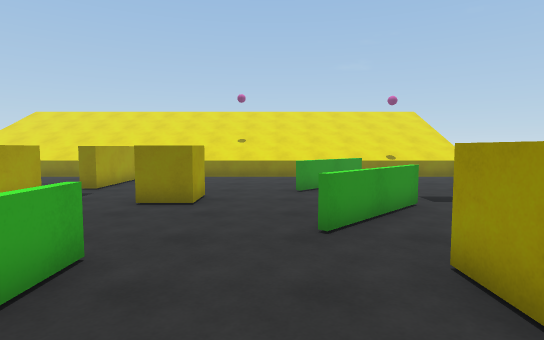
[1] (above)

22 first-person views from a walk through a 3-D level made in the Unity game engine. The camera is 1.5 m above the floor, tilts 4° down and sees 80° across. The floor is counted in squares, 1 m on a side. Each view is taken from the middle of a square. On the plan, view 1 faces up. The plan holds only what a view shows up to about 15 squares ahead; the rest is blank. The place goes on beyond the plan. The player character is not drawn.

[2]
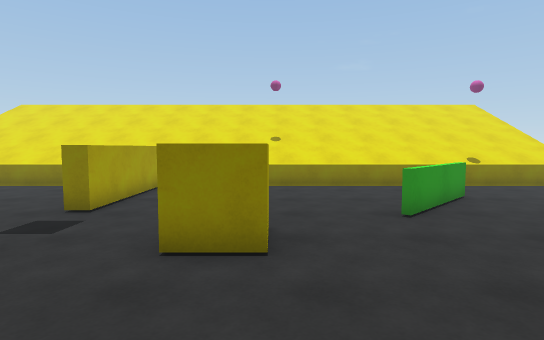

[3]
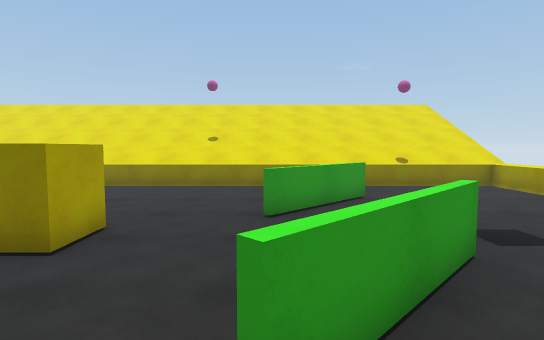

[4]
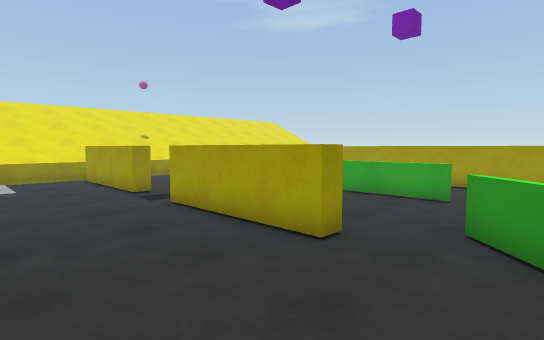

[5]
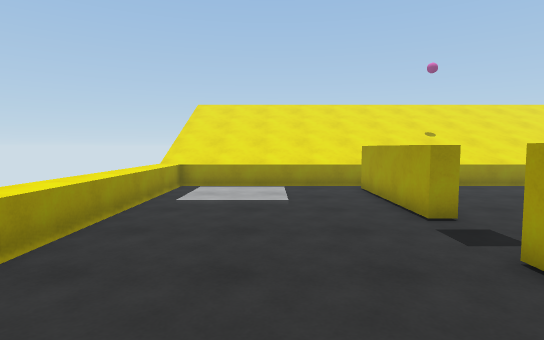

[6]
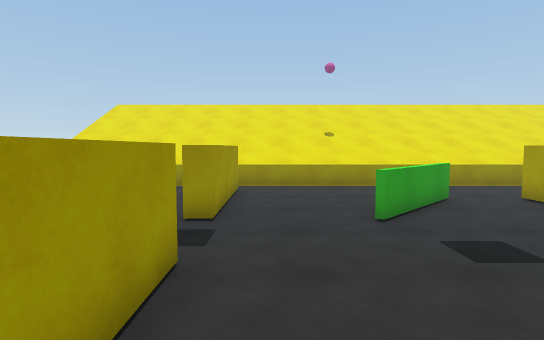

[7]
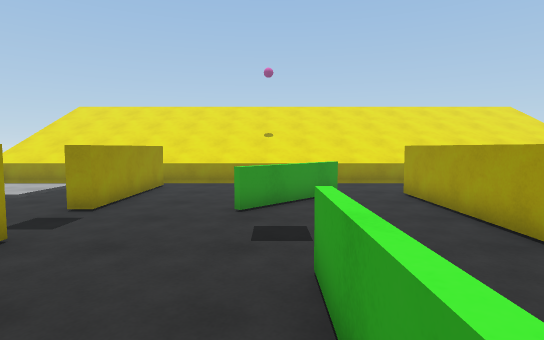

[8]
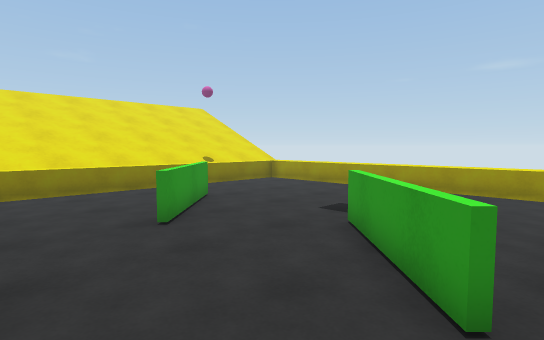

[9]
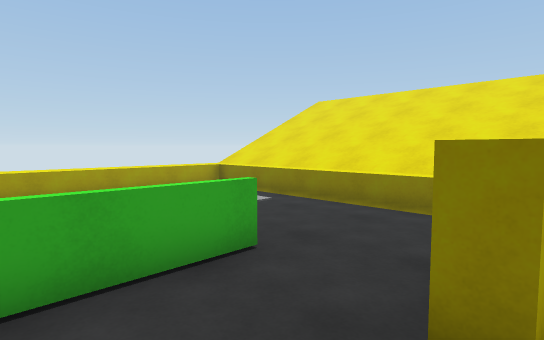

[10]
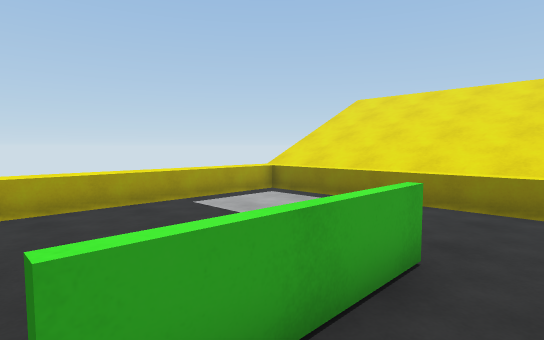

[11]
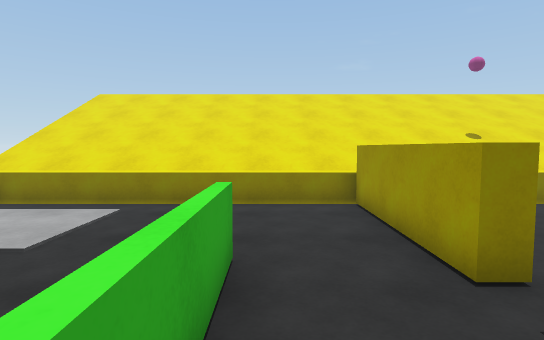

[12]
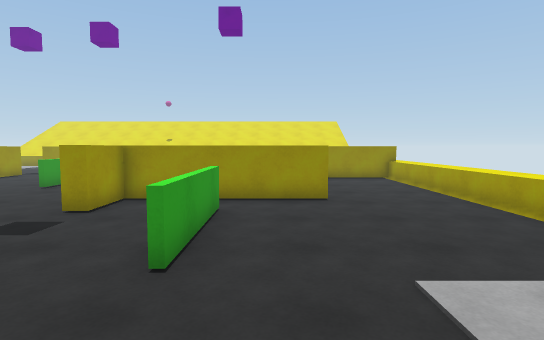

[13]
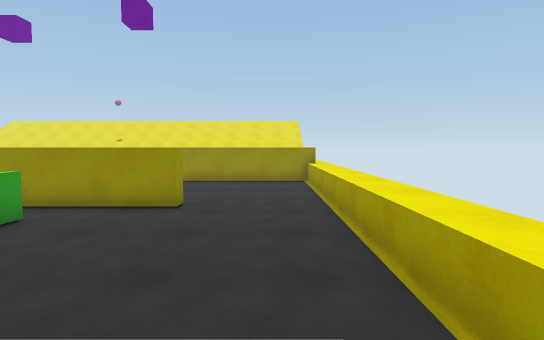

[14]
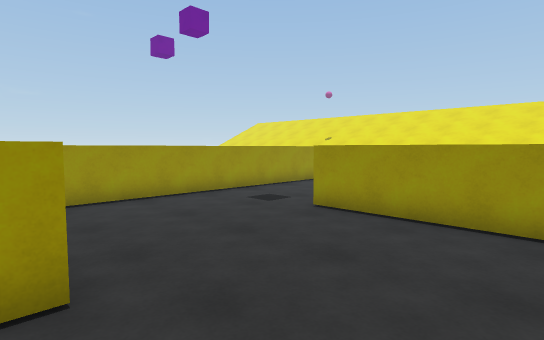

[15]
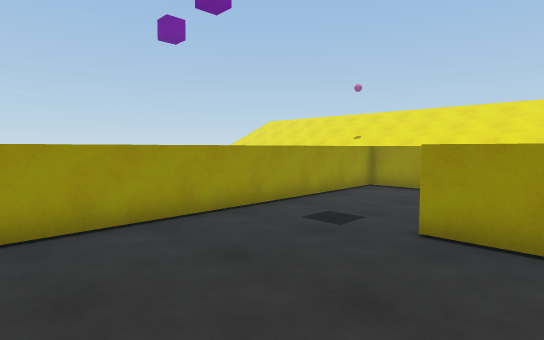

[16]
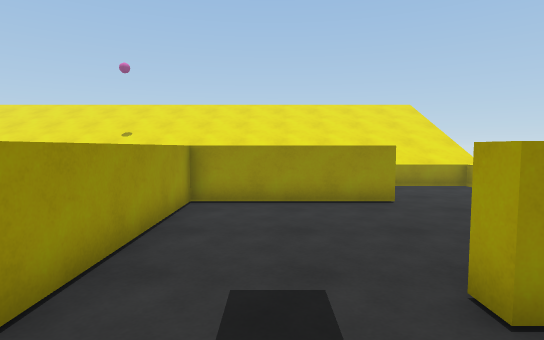

[17]
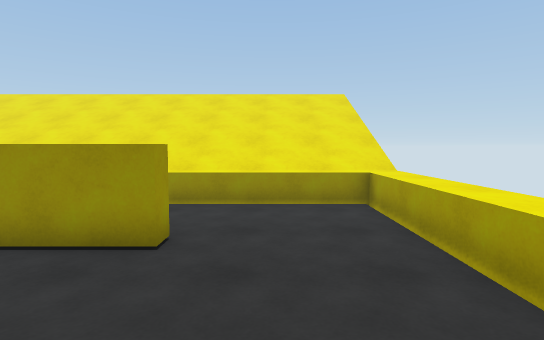

[18]
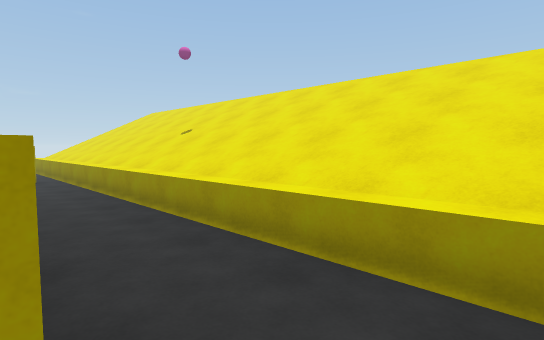

[19]
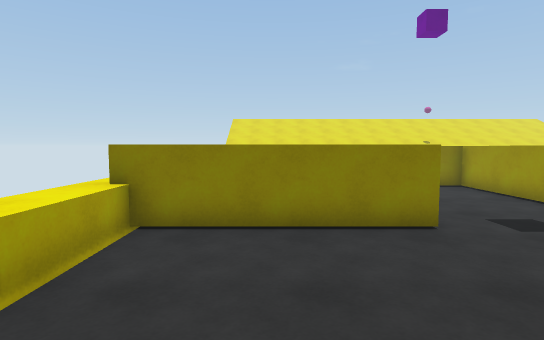

[20]
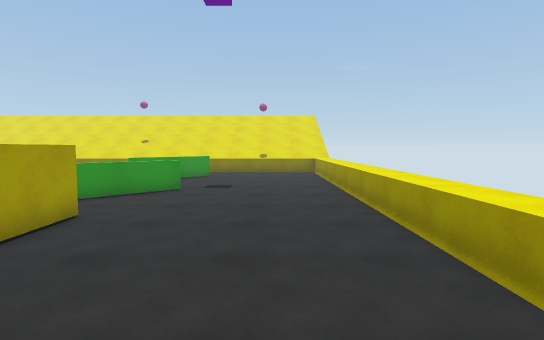

[21]
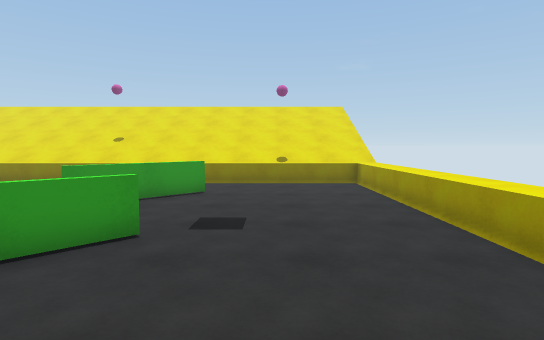

[22]
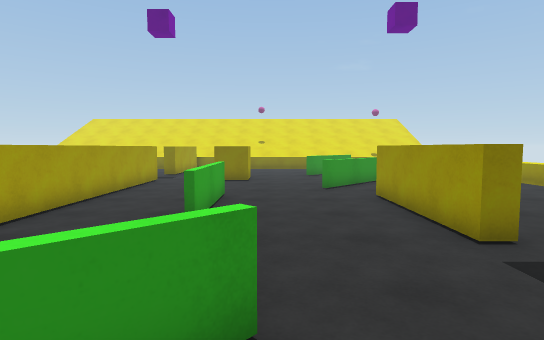

### Floor plan
Key: @ floor where view 1 was taken; # wall or solid block; x gap in a wall; . floor; = window, fence, low wall or low ledge; ^ raised ledge; C yellow cube.
Columns run from 17 left of view 1 to 10 right of it. Each row starts with its distance up from view 1.
 19 ^^^^^^^^^^^^^^^^^^^^^^^^^^^^
 18 ^^^^^^^^^^^^^^^^^^^^^^^^^^^^
 17 ^^^^^^^^^^^^^^^^^^^^^^^^^^^^
 16 ^.........##...............^
 15 ^.........##...............^
 14 ^.........##........ =.....^
 13 ^.........##....... =......^
 12 ^......=..##......==.......^
 11 ^......=..........=........^
 10 ^......=......CC...........^
  9 ^......=......CC...........^
  8 ^......x..##........==.....^
  7 ^....#######.......==......^
  6 ^....#   ###......==.......^
  5 ^.........##...............^
  4 ^.........##..=....##......^
  3 ^.........##..=....##......^
  2 ^.........##..=....##......^
  1 ^.........##..=....##......^
  0 ^######...##..=..@.##......^
 -1 ^.........##.......##......^
 -2 ^.........##...............^
 -3 ^.........##...............^
 -4 ^.........##...==..##......^
 -5 ^.........##..==...##......^
 -6 ^....#######.==....##......^
 -7 ^..................##......^
 -8 ^..................##......^
 -9 ^..........................^
-10 ^^^^^^^^^^^^^^^^^^^^^^^^^^^^
-11 ^^^^^^^^^^^^^^^^^^^^^^^^^^^^
-12 ^^^^^^^^^^^^^^^^^^^^^^^^^^^^

Positions as (right, up) in squares from view 1, and headings:
1: (0, 0), facing up
2: (-2, 4), facing up
3: (1, 4), facing up
4: (7, 7), facing down-left
5: (6, 3), facing down
6: (1, 3), facing down
7: (-2, 4), facing down
8: (-2, 5), facing up-right
9: (-6, 9), facing up-left
10: (-8, 8), facing up-left
11: (-9, 8), facing up
12: (-11, 16), facing down
13: (-15, 15), facing down
14: (-16, 7), facing down-right
15: (-13, 6), facing down-right
16: (-9, 3), facing down
17: (-14, -1), facing down
18: (-14, -6), facing down-right
19: (-14, -6), facing up
20: (7, -3), facing up
21: (6, 3), facing up
22: (-1, -6), facing up
